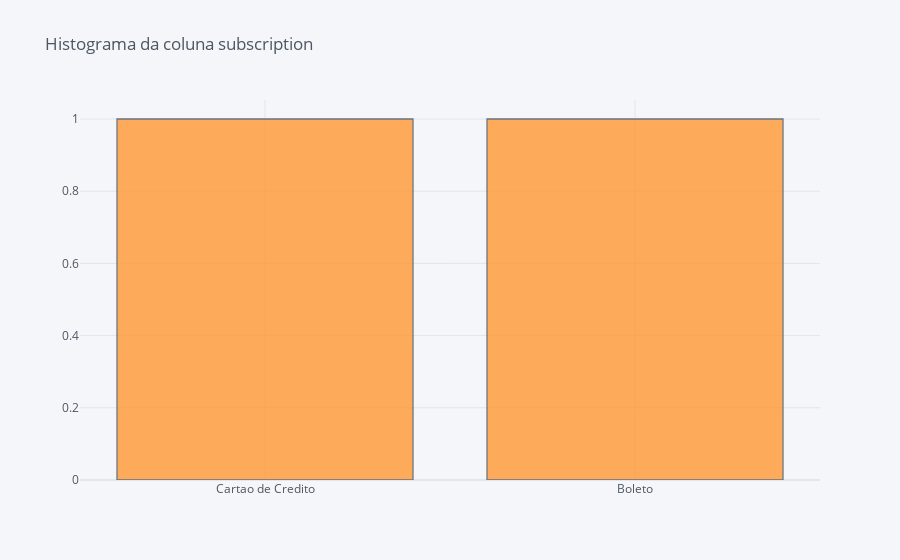

This figure's notebook cell:
### Code cell
cf.go_offline()
df['payment'].iplot(kind='hist', bins=50, title='Histograma da coluna subscription')

### Figure 1 — Plotly figure (JSON) as saved in the notebook; plotly's stock layout.template omitted (floating-point values rounded to 4 significant figures)
{"data": [{"histfunc": "count", "histnorm": "", "marker": {"color": "rgba(255, 153, 51, 1.0)", "line": {"color": "#4D5663", "width": 1.3}}, "name": "payment", "nbinsx": 50, "opacity": 0.8, "orientation": "v", "type": "histogram", "x": ["Cartao de Credito", "Boleto"]}], "layout": {"barmode": "overlay", "legend": {"bgcolor": "#F5F6F9", "font": {"color": "#4D5663"}}, "paper_bgcolor": "#F5F6F9", "plot_bgcolor": "#F5F6F9", "title": {"font": {"color": "#4D5663"}, "text": "Histograma da coluna subscription"}, "xaxis": {"gridcolor": "#E1E5ED", "showgrid": true, "tickfont": {"color": "#4D5663"}, "title": {"font": {"color": "#4D5663"}, "text": ""}, "zerolinecolor": "#E1E5ED"}, "yaxis": {"gridcolor": "#E1E5ED", "showgrid": true, "tickfont": {"color": "#4D5663"}, "title": {"font": {"color": "#4D5663"}, "text": ""}, "zerolinecolor": "#E1E5ED"}}}
